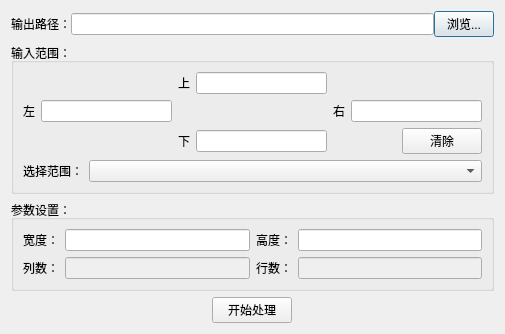
<?xml version="1.0" encoding="UTF-8"?>
<ui version="4.0">
 <class>Dialog</class>
 <widget class="QDialog" name="Dialog">
  <property name="geometry">
   <rect>
    <x>0</x>
    <y>0</y>
    <width>505</width>
    <height>301</height>
   </rect>
  </property>
  <property name="minimumSize">
   <size>
    <width>0</width>
    <height>0</height>
   </size>
  </property>
  <property name="maximumSize">
   <size>
    <width>16777215</width>
    <height>16777215</height>
   </size>
  </property>
  <property name="windowTitle">
   <string>创建格网</string>
  </property>
  <layout class="QVBoxLayout" name="verticalLayout_4">
   <item>
    <layout class="QHBoxLayout" name="horizontalLayout_3">
     <property name="spacing">
      <number>0</number>
     </property>
     <item>
      <widget class="QLabel" name="label_2">
       <property name="sizePolicy">
        <sizepolicy hsizetype="MinimumExpanding" vsizetype="Preferred">
         <horstretch>0</horstretch>
         <verstretch>0</verstretch>
        </sizepolicy>
       </property>
       <property name="maximumSize">
        <size>
         <width>60</width>
         <height>16777215</height>
        </size>
       </property>
       <property name="text">
        <string>输出路径：</string>
       </property>
      </widget>
     </item>
     <item>
      <widget class="QLineEdit" name="lineEdit_output">
       <property name="minimumSize">
        <size>
         <width>308</width>
         <height>20</height>
        </size>
       </property>
       <property name="maximumSize">
        <size>
         <width>16777215</width>
         <height>16777215</height>
        </size>
       </property>
      </widget>
     </item>
     <item>
      <widget class="QPushButton" name="pushButton_output">
       <property name="maximumSize">
        <size>
         <width>60</width>
         <height>16777215</height>
        </size>
       </property>
       <property name="text">
        <string>浏览...</string>
       </property>
      </widget>
     </item>
    </layout>
   </item>
   <item>
    <widget class="QGroupBox" name="groupBox_selectModel">
     <property name="title">
      <string>输入范围：</string>
     </property>
     <property name="checkable">
      <bool>false</bool>
     </property>
     <layout class="QVBoxLayout" name="verticalLayout_3">
      <item>
       <layout class="QGridLayout" name="gridLayout">
        <item row="1" column="2">
         <widget class="QLabel" name="label_4">
          <property name="maximumSize">
           <size>
            <width>16777215</width>
            <height>16777215</height>
           </size>
          </property>
          <property name="text">
           <string>上</string>
          </property>
          <property name="alignment">
           <set>Qt::AlignCenter</set>
          </property>
         </widget>
        </item>
        <item row="2" column="0">
         <widget class="QLabel" name="label_3">
          <property name="maximumSize">
           <size>
            <width>16777215</width>
            <height>16777215</height>
           </size>
          </property>
          <property name="text">
           <string>左</string>
          </property>
          <property name="alignment">
           <set>Qt::AlignCenter</set>
          </property>
         </widget>
        </item>
        <item row="5" column="3">
         <widget class="QLineEdit" name="lineEdit_bottom"/>
        </item>
        <item row="2" column="1">
         <widget class="QLineEdit" name="lineEdit_left"/>
        </item>
        <item row="2" column="5">
         <widget class="QLineEdit" name="lineEdit_right"/>
        </item>
        <item row="1" column="3">
         <widget class="QLineEdit" name="lineEdit_top"/>
        </item>
        <item row="2" column="4">
         <widget class="QLabel" name="label_9">
          <property name="text">
           <string>右</string>
          </property>
          <property name="alignment">
           <set>Qt::AlignCenter</set>
          </property>
         </widget>
        </item>
        <item row="5" column="2">
         <widget class="QLabel" name="label_10">
          <property name="text">
           <string>下</string>
          </property>
          <property name="alignment">
           <set>Qt::AlignCenter</set>
          </property>
         </widget>
        </item>
        <item row="5" column="5" alignment="Qt::AlignRight">
         <widget class="QPushButton" name="pushButton_clear">
          <property name="sizePolicy">
           <sizepolicy hsizetype="Preferred" vsizetype="Preferred">
            <horstretch>0</horstretch>
            <verstretch>0</verstretch>
           </sizepolicy>
          </property>
          <property name="text">
           <string>清除</string>
          </property>
          <property name="autoRepeat">
           <bool>false</bool>
          </property>
          <property name="autoExclusive">
           <bool>false</bool>
          </property>
         </widget>
        </item>
       </layout>
      </item>
      <item>
       <layout class="QHBoxLayout" name="horizontalLayout">
        <property name="leftMargin">
         <number>0</number>
        </property>
        <property name="topMargin">
         <number>0</number>
        </property>
        <item>
         <widget class="QLabel" name="label_5">
          <property name="minimumSize">
           <size>
            <width>0</width>
            <height>0</height>
           </size>
          </property>
          <property name="maximumSize">
           <size>
            <width>60</width>
            <height>16777215</height>
           </size>
          </property>
          <property name="text">
           <string>选择范围：</string>
          </property>
         </widget>
        </item>
        <item>
         <widget class="QComboBox" name="comboBox_dataList">
          <property name="minimumSize">
           <size>
            <width>0</width>
            <height>0</height>
           </size>
          </property>
          <property name="maximumSize">
           <size>
            <width>16777215</width>
            <height>16777215</height>
           </size>
          </property>
          <property name="editable">
           <bool>false</bool>
          </property>
         </widget>
        </item>
       </layout>
      </item>
     </layout>
    </widget>
   </item>
   <item>
    <widget class="QGroupBox" name="groupBox_setParas">
     <property name="title">
      <string>参数设置：</string>
     </property>
     <layout class="QHBoxLayout" name="horizontalLayout_2">
      <item>
       <layout class="QGridLayout" name="gridLayout_2">
        <item row="0" column="0">
         <widget class="QLabel" name="label_6">
          <property name="text">
           <string>宽度：</string>
          </property>
         </widget>
        </item>
        <item row="0" column="3">
         <widget class="QLabel" name="label_7">
          <property name="text">
           <string>高度：</string>
          </property>
         </widget>
        </item>
        <item row="1" column="1">
         <widget class="QLineEdit" name="lineEdit_cols">
          <property name="enabled">
           <bool>false</bool>
          </property>
         </widget>
        </item>
        <item row="1" column="4">
         <widget class="QLineEdit" name="lineEdit_rows">
          <property name="enabled">
           <bool>false</bool>
          </property>
          <property name="text">
           <string/>
          </property>
         </widget>
        </item>
        <item row="1" column="0">
         <widget class="QLabel" name="label">
          <property name="text">
           <string>列数：</string>
          </property>
         </widget>
        </item>
        <item row="1" column="3">
         <widget class="QLabel" name="label_8">
          <property name="text">
           <string>行数：</string>
          </property>
         </widget>
        </item>
        <item row="0" column="4">
         <widget class="QLineEdit" name="lineEdit_height">
          <property name="text">
           <string/>
          </property>
         </widget>
        </item>
        <item row="0" column="1">
         <widget class="QLineEdit" name="lineEdit_width">
          <property name="text">
           <string/>
          </property>
         </widget>
        </item>
       </layout>
      </item>
     </layout>
    </widget>
   </item>
   <item alignment="Qt::AlignHCenter">
    <widget class="QPushButton" name="pushButton_process">
     <property name="sizePolicy">
      <sizepolicy hsizetype="Fixed" vsizetype="Fixed">
       <horstretch>0</horstretch>
       <verstretch>0</verstretch>
      </sizepolicy>
     </property>
     <property name="text">
      <string>开始处理</string>
     </property>
    </widget>
   </item>
  </layout>
 </widget>
 <resources/>
 <connections>
  <connection>
   <sender>pushButton_process</sender>
   <signal>clicked()</signal>
   <receiver>Dialog</receiver>
   <slot>accept()</slot>
   <hints>
    <hint type="sourcelabel">
     <x>238</x>
     <y>233</y>
    </hint>
    <hint type="destinationlabel">
     <x>238</x>
     <y>127</y>
    </hint>
   </hints>
  </connection>
 </connections>
</ui>
